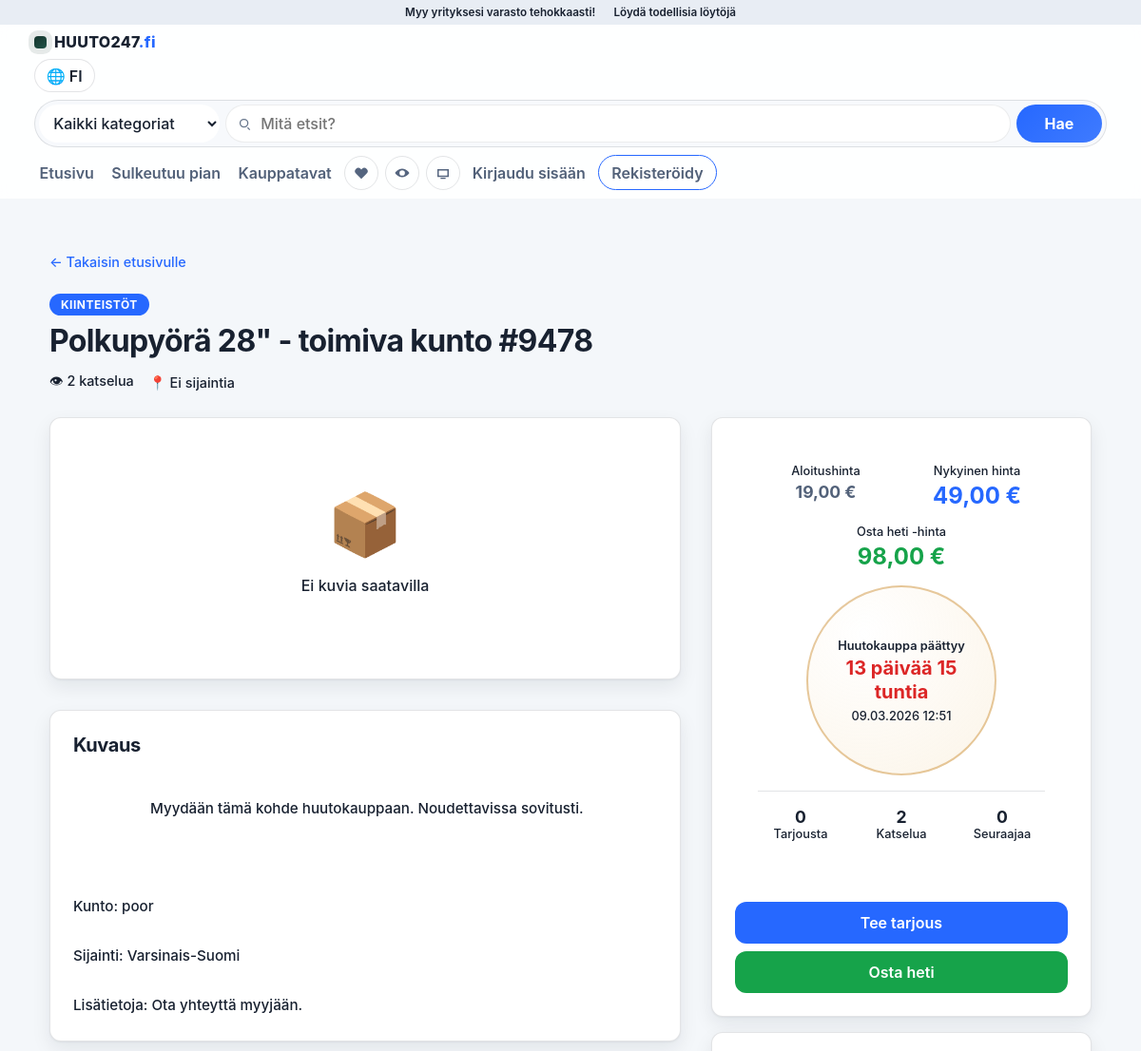
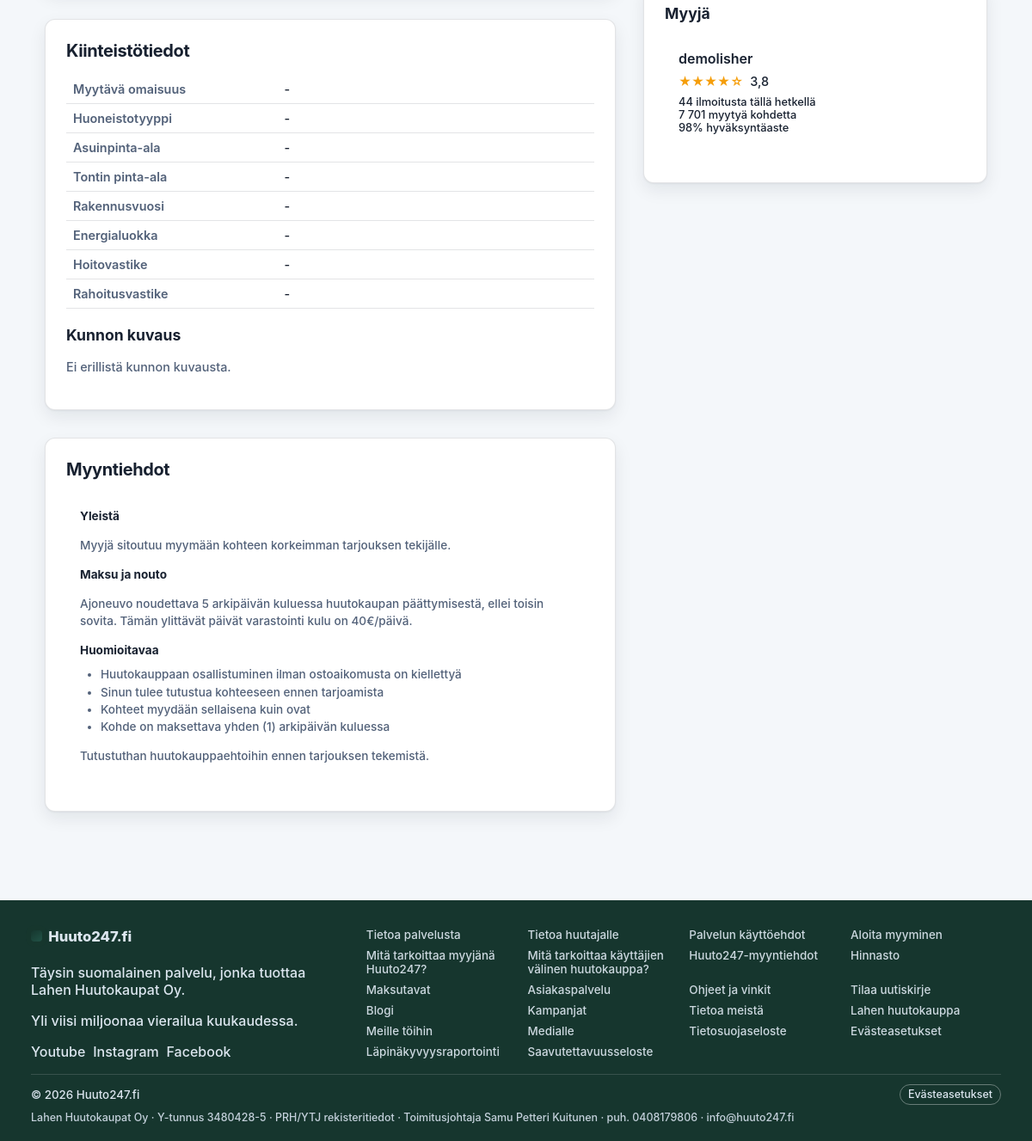
The app's page /auction.php?id=2 with its own data (2 pictures, top to bottom).
### tables this page shows
CREATE TABLE IF NOT EXISTS auctions (
    id INT AUTO_INCREMENT PRIMARY KEY,
    user_id INT NOT NULL,
    category_id INT NOT NULL,
    title VARCHAR(200) NOT NULL,
    description TEXT,
    starting_price DECIMAL(10,2) NOT NULL DEFAULT 0.00,
    current_price DECIMAL(10,2) NOT NULL DEFAULT 0.00,
    reserve_price DECIMAL(10,2) DEFAULT NULL,
    buy_now_price DECIMAL(10,2) DEFAULT NULL,
    bid_increment DECIMAL(10,2) NOT NULL DEFAULT 1.00,
    start_time TIMESTAMP DEFAULT CURRENT_TIMESTAMP,
    end_time TIMESTAMP NOT NULL,
    status ENUM('draft', 'active', 'ended', 'cancelled') DEFAULT 'draft',
    views INT DEFAULT 0,
    location VARCHAR(200),
    condition_description VARCHAR(50),
    ai_details TEXT DEFAULT NULL,
    created_at TIMESTAMP DEFAULT CURRENT_TIMESTAMP,
    updated_at TIMESTAMP DEFAULT CURRENT_TIMESTAMP ON UPDATE CURRENT_TIMESTAMP,
    FOREIGN KEY (user_id) REFERENCES users(id) ON DELETE CASCADE,
    FOREIGN KEY (category_id) REFERENCES categories(id) ON DELETE RESTRICT,
    INDEX idx_status (status),
    INDEX idx_end_time (end_time),
    INDEX idx_category (category_id),
    INDEX idx_user (user_id)
);

CREATE TABLE IF NOT EXISTS categories (
    id INT AUTO_INCREMENT PRIMARY KEY,
    name VARCHAR(100) NOT NULL,
    slug VARCHAR(100) UNIQUE NOT NULL,
    description TEXT,
    parent_id INT DEFAULT NULL,
    icon VARCHAR(50),
    sort_order INT DEFAULT 0,
    FOREIGN KEY (parent_id) REFERENCES categories(id) ON DELETE SET NULL,
    INDEX idx_slug (slug),
    INDEX idx_parent (parent_id)
);

CREATE TABLE IF NOT EXISTS users (
    id INT AUTO_INCREMENT PRIMARY KEY,
    username VARCHAR(50) UNIQUE NOT NULL,
    email VARCHAR(100) UNIQUE NOT NULL,
    password_hash VARCHAR(255) NOT NULL,
    full_name VARCHAR(100),
    phone VARCHAR(20),
    created_at TIMESTAMP DEFAULT CURRENT_TIMESTAMP,
    updated_at TIMESTAMP DEFAULT CURRENT_TIMESTAMP ON UPDATE CURRENT_TIMESTAMP,
    INDEX idx_email (email),
    INDEX idx_username (username)
);

### auction.php (the view, shortened to what the rows shown need)
<?php
$auctionModel = new Auction();
$id = isset($_GET['id']) ? (int)$_GET['id'] : 0;
$auction = $auctionModel->getAuctionById($id);
$auctionModel->incrementViews($id);
$auction['views'] = (isset($auction['views']) ? (int)$auction['views'] : 0) + 1;
$metadata = $auctionModel->getAuctionMetadata($id);
$categoryName = trim((string)($auction['category_name'] ?? 'Muut'));
$categoryKey = mb_strtolower($categoryName, 'UTF-8');
$auctionEndUnix = strtotime((string)$auction['end_time']);
function meta_value(array $metadata, string $key, string $fallback = '-'): string
{
    $value = isset($metadata[$key]) ? trim((string)$metadata[$key]) : '';
    return $value !== '' ? $value : $fallback;
}
function render_specs_table(array $rows): void
{
    echo '<table class="specs-table">';
    foreach ($rows as $label => $value) {
        echo '<tr>';
        echo '<th>' . htmlspecialchars((string)$label, ENT_QUOTES, 'UTF-8') . '</th>';
        echo '</tr>';
    }
    echo '</table>';
}
include SRC_PATH . '/views/header.php';
?>
<div class="auction-container">
    <div class="auction-breadcrumb">
        <a href="index.php">← Takaisin etusivulle</a>
    </div>
    <div style="margin-bottom: 0.5rem;">
        <span class="auction-category-badge"><?php echo htmlspecialchars($auction['category_name'] ?? 'Muut'); ?></span>
    </div>
    <h1 class="auction-title"><?php echo htmlspecialchars($auction['title']); ?></h1>
    <div class="auction-stats">
        <span>👁 <?php echo number_format($auction['views']); ?> katselua</span>
        <span>📍 <?php echo htmlspecialchars($auction['location'] ?? 'Ei sijaintia'); ?></span>
    </div>
    <div class="auction-grid">
        <div class="auction-main">
            <?php if (!empty(trim((string)($auction['description'] ?? '')))): ?>
            <div class="auction-card">
                <h2>Kuvaus</h2>
                <p style="font-size: 0.95rem; line-height: 1.7; color: var(--text-800); white-space: pre-wrap; margin: 0;">
                    <?php echo nl2br(htmlspecialchars($auction['description'])); ?>
                </p>
            </div>
            <?php endif; ?>
            <div class="auction-card">
                <?php if ($categoryKey === 'ajoneuvot'): ?>
                    <h2>Ajoneuvon tiedot</h2>
                    <?php
                    $vehicleRows = [
                        'Merkki' => meta_value($metadata, 'vehicle_brand'),
                        'Malli' => meta_value($metadata, 'vehicle_model', $auction['title'] ?? '-'),
                        'Vuosimalli' => meta_value($metadata, 'vehicle_year'),
                        'Mittarilukema' => meta_value($metadata, 'mileage', '-') === '-' ? '-' : meta_value($metadata, 'mileage') . ' km',
                        'Moottori' => meta_value($metadata, 'engine'),
                        'Polttoaine' => meta_value($metadata, 'fuel_type'),
                        'Huoltokirja' => meta_bool($metadata, 'service_book'),
                        'Rekisterissä' => meta_bool($metadata, 'registered'),
                        'Liikennevakuutus voimassa' => meta_bool($metadata, 'traffic_insurance'),
                        'Katsastettu' => meta_bool($metadata, 'inspected'),
                        'Seuraava katsastus' => meta_value($metadata, 'next_inspection'),
                        'Avainten lukumäärä' => meta_value($metadata, 'key_count'),
                    ];
                    render_specs_table($vehicleRows);
                    ?>
                <?php elseif ($categoryKey === 'kiinteistöt' || $categoryKey === 'asunnot'): ?>
                    <h2>Kiinteistötiedot</h2>
                    <?php
                    $propertyRows = [
                        'Myytävä omaisuus' => meta_value($metadata, 'property_type'),
                        'Huoneistotyyppi' => meta_value($metadata, 'room_type'),
                        'Asuinpinta-ala' => meta_value($metadata, 'living_area', '-') === '-' ? '-' : meta_value($metadata, 'living_area') . ' m²',
                        'Tontin pinta-ala' => meta_value($metadata, 'plot_area', '-') === '-' ? '-' : meta_value($metadata, 'plot_area') . ' m²',
                        'Rakennusvuosi' => meta_value($metadata, 'build_year'),
                        'Energialuokka' => meta_value($metadata, 'energy_class'),
                        'Hoitovastike' => meta_value($metadata, 'maintenance_fee', '-') === '-' ? '-' : meta_value($metadata, 'maintenance_fee') . ' €/kk',
                        'Rahoitusvastike' => meta_value($metadata, 'finance_fee', '-') === '-' ? '-' : meta_value($metadata, 'finance_fee') . ' €/kk',
                    ];
                    render_specs_table($propertyRows);
                    ?>
                <?php endif; ?>
                <div style="margin-top: 1.25rem;">
                    <h3>Kunnon kuvaus</h3>
                    <p style="font-size: 0.9rem; line-height: 1.5; color: var(--text-700);">
                        <?php echo nl2br(htmlspecialchars($auction['condition_description'] ?? 'Ei erillistä kunnon kuvausta.')); ?>
                    </p>
                </div>
            </div>
            <div class="auction-card">
                <h2>Myyntiehdot</h2>
            </div>
        </div>
        <div class="auction-sidebar">
            <div class="auction-card">
                <div class="price-section">
                    <div class="price-grid">
                        <div class="price-item">
                            <div class="price-label">Aloitushinta</div>
                            <div class="price-value" style="font-size: 1.1rem; color: var(--text-700);">
                                <?php echo number_format($auction['starting_price'], 2, ',', ' '); ?> €
                            </div>
                        </div>
                        <div class="price-item">
                            <div class="price-label">Nykyinen hinta</div>
                            <div class="price-value">
                                <?php echo number_format($auction['current_price'], 2, ',', ' '); ?> €
                            </div>
                        </div>
                    </div>
                    <?php if ($auction['buy_now_price']): ?>
                        <div style="text-align: center; margin: 1rem 0;">
                            <div class="price-label">Osta heti -hinta</div>
                            <div class="price-value" style="color: #16a34a;">
                                <?php echo number_format($auction['buy_now_price'], 2, ',', ' '); ?> €
                            </div>
                        </div>
                    <?php endif; ?>
                    <div class="auction-deadline">
                        <div class="auction-deadline-label">Huutokauppa päättyy</div>
                        <div class="auction-deadline-time" data-endtime="<?php echo (int)$auctionEndUnix; ?>">
                        </div>
                        <div style="font-size: 0.8rem; color: var(--text-600); margin-top: 0.25rem;">
                            <?php echo date('d.m.Y H:i', strtotime($auction['end_time'])); ?>
                        </div>
                    </div>
                </div>
            </div>
            <div class="auction-card" style="margin-top: 1rem;">
                <div class="seller-info">
                    <div style="font-weight: 600; color: var(--text-900);">
                        <?php echo htmlspecialchars($auction['seller_username'] ?? 'Huutokaupat.com'); ?>
                    </div>
                    <div class="seller-rating">
                        <span class="rating-stars">★★★★☆</span>
                        <span>3,8</span>
                    </div>
                    <div style="font-size: 0.8rem; color: var(--text-600); margin-top: 0.5rem;">
                        <div>44 ilmoitusta tällä hetkellä</div>
                        <div>7 701 myytyä kohdetta</div>
                        <div>98% hyväksyntäaste</div>
                    </div>
                </div>
            </div>
        </div>
    </div>
</div>
<?php include SRC_PATH . '/views/footer.php'; ?>

### records on screen
auctions: category.name "KIINTEISTÖT", title "Polkupyörä 28\" - toimiva kunto #9478", location "Ei sijaintia", description "Myydään tämä kohde huutokauppaan. Noudettavissa sovitusti. Kunto: poor Sijainti: Varsinais-Suomi Lisätietoja: Ota yhteyttä myyjään.", condition_description "Ei erillistä kunnon kuvausta.", starting_price "19,00", current_price "49,00", buy_now_price "98,00", end_time "09.03.2026 12:51", user.username "demolisher"

### other values on screen
$auction['views'] "2"
$label "Myytävä omaisuus"
$value "-"
$label "Huoneistotyyppi"
$label "Asuinpinta-ala"
$label "Tontin pinta-ala"
$label "Rakennusvuosi"
$label "Energialuokka"
$label "Hoitovastike"
$label "Rahoitusvastike"
$auction['bid_count'] "0"
$auction['watch_count'] "0"
